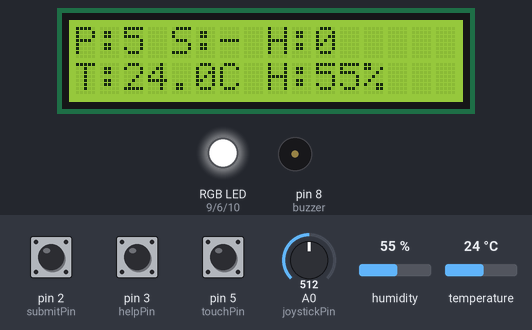
Simulated run of this sketch. Board: Arduino Uno, built with avr-gcc and run on an emulated ATmega328P. On the bench: 16×2 character LCD, an RGB LED mixed from three pins (HIGH = lit), buzzer (waves = sounding, pin HIGH). The inputs (shaded band) are chosen by the test bench; at power-on: pin 3 (helpPin) HIGH, pin 5 (touchPin) LOW, pin 2 (submitPin) HIGH, humidity 55 %, A0 (joystickPin) = 512, temperature 24 °C. What the sketch prints to the serial monitor is not drawn.

Above: at 3.3 s.
3.4 s: pin 3 (helpPin) pulled LOW for 0.15 s
At 4.7 s:
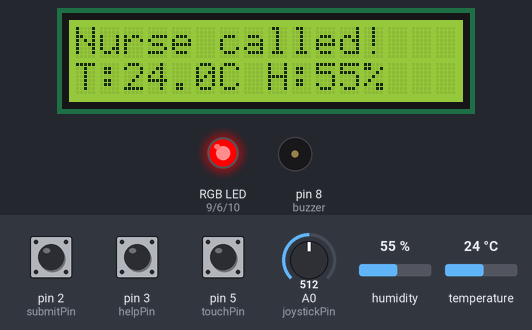
6.4 s: pin 5 (touchPin) pulled HIGH for 0.15 s
At 7.6 s:
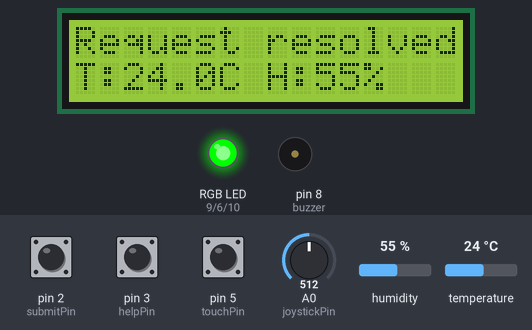
10.9 s: pin 2 (submitPin) pulled LOW for 0.15 s
At 11.3 s:
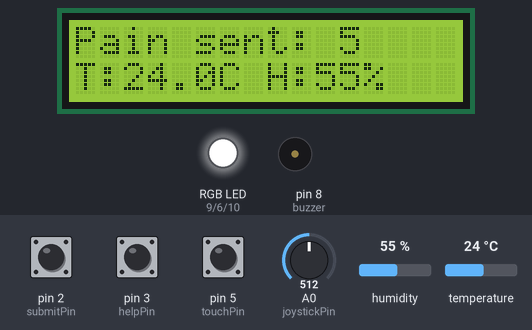
13.9 s: pin 3 (helpPin) pulled LOW for 1 s
At 16.1 s:
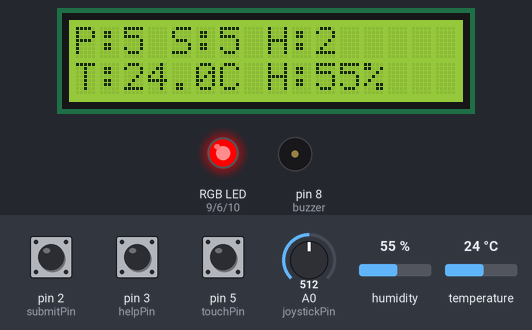
16.9 s: humidity set to 22 %
At 19.5 s:
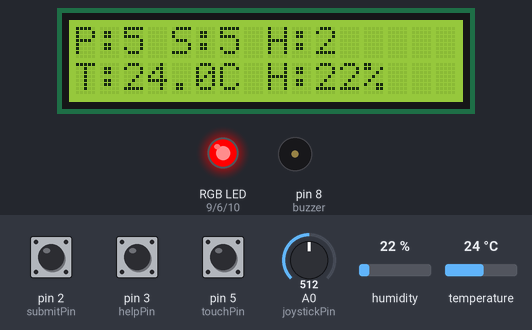
19.8 s: pin 2 (submitPin) pulled LOW for 1 s
At 20.8 s:
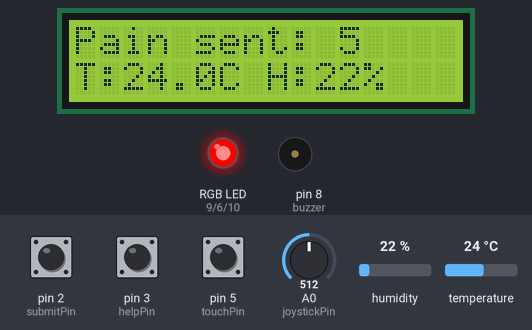
Timing chart, 0 to 22.8 s (numbered marks = the images above; inputs shaded):
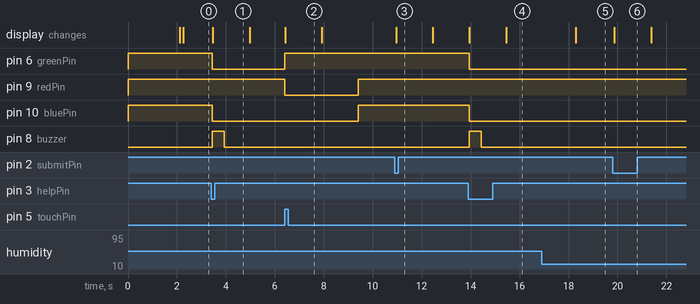

The sketch:

Carebridge_AI.ino
```cpp
#include <Wire.h>
#include <LiquidCrystal_I2C.h>
#include <DHT.h>

// ---------- Pins ----------
const int joystickPin = A0;
const int submitPin   = 2;
const int helpPin     = 3;
const int buzzer      = 8;
const int touchPin    = 5;

const int redPin   = 9;
const int greenPin = 6;
const int bluePin  = 10;

#define DHTPIN  4
#define DHTTYPE DHT11

// ---------- Devices ----------
LiquidCrystal_I2C lcd(0x27, 16, 2);   // use the address your scanner found
DHT dht(DHTPIN, DHTTYPE);

// ---------- Timing ----------
const unsigned long DHT_INTERVAL = 2000;
const unsigned long DEBOUNCE_MS  = 30;
const unsigned long MESSAGE_MS   = 1500;
const unsigned long BUZZER_MS    = 500;
const unsigned long GREEN_TIME   = 3000;

unsigned long lastDhtRead  = 0;
unsigned long messageUntil = 0;
unsigned long buzzerUntil  = 0;
unsigned long resolvedAt   = 0;

// ---------- Request state machine ----------
enum RequestState { IDLE, PENDING, RESOLVED };
RequestState reqState = IDLE;

// ---------- State ----------
float temperature = NAN;
float humidity    = NAN;
bool  sensorRead  = false;
int painLevel     = 0;
int lastPainLevel = -1;
int submittedPain = -1;          // -1 = none yet
int helpCount     = 0;
bool topDirty     = true;
bool bottomDirty  = true;
bool lastTouch    = LOW;
char message[17]  = "";

// ---------- Button helper (non-blocking debounce) ----------
struct Button {
  byte pin;
  bool lastReading;
  bool stableState;
  unsigned long lastChange;
};

Button submitBtn = {submitPin, HIGH, HIGH, 0};
Button helpBtn   = {helpPin,   HIGH, HIGH, 0};

bool wasPressed(Button &b) {
  bool reading = digitalRead(b.pin);
  bool pressed = false;

  if (reading != b.lastReading) {
    b.lastChange = millis();
    b.lastReading = reading;
  }

  if (millis() - b.lastChange > DEBOUNCE_MS && reading != b.stableState) {
    b.stableState = reading;
    if (b.stableState == LOW) pressed = true;
  }
  return pressed;
}

// ---------- RGB LED ----------
// Assumes a common-cathode LED (HIGH = on). See notes below for common-anode.
void setColor(bool red, bool green, bool blue) {
  digitalWrite(redPin,   red   ? HIGH : LOW);
  digitalWrite(greenPin, green ? HIGH : LOW);
  digitalWrite(bluePin,  blue  ? HIGH : LOW);
}

// ---------- LCD helpers ----------
void printRow(byte row, const char* text) {
  lcd.setCursor(0, row);
  byte len = strlen(text);
  for (byte i = 0; i < 16; i++) {
    lcd.print(i < len ? text[i] : ' ');
  }
}

void showMessage(const char* text) {
  snprintf(message, sizeof(message), "%s", text);
  messageUntil = millis() + MESSAGE_MS;
  topDirty = true;
}

// Row 0: pain info (or a temporary message)
void showTopRow() {
  char line[17];
  if (millis() < messageUntil) {
    snprintf(line, sizeof(line), "%s", message);
  } else if (submittedPain < 0) {
    snprintf(line, sizeof(line), "P:%d S:- H:%d", painLevel, helpCount);
  } else {
    snprintf(line, sizeof(line), "P:%d S:%d H:%d", painLevel, submittedPain, helpCount);
  }
  printRow(0, line);
}

// Row 1: sensor data
void showBottomRow() {
  char line[17];
  if (!sensorRead) {
    strcpy(line, "Reading...");
  } else if (isnan(temperature) || isnan(humidity)) {
    strcpy(line, "Sensor Error!");
  } else {
    char t[8];
    dtostrf(temperature, 1, 1, t);
    snprintf(line, sizeof(line), "T:%sC H:%d%%", t, (int)(humidity + 0.5));
  }
  printRow(1, line);
}

// ---------- Serial helper ----------
const char* stateName() {
  switch (reqState) {
    case IDLE:     return "IDLE";
    case PENDING:  return "PENDING";
    default:       return "RESOLVED";
  }
}

void printStatus() {
  Serial.print("STATUS | Pain (live): ");
  Serial.print(painLevel);

  Serial.print(" | Pain (submitted): ");
  if (submittedPain < 0) Serial.print("none");
  else Serial.print(submittedPain);

  Serial.print(" | Help requests: ");
  Serial.print(helpCount);

  Serial.print(" | Request: ");
  Serial.print(stateName());

  Serial.print(" | Temp: ");
  if (isnan(temperature)) Serial.print("ERR");
  else { Serial.print(temperature, 1); Serial.print(" C"); }

  Serial.print(" | Humidity: ");
  if (isnan(humidity)) Serial.println("ERR");
  else { Serial.print(humidity, 0); Serial.println(" %"); }
}

void setup() {
  Serial.begin(9600);

  pinMode(submitPin, INPUT_PULLUP);
  pinMode(helpPin, INPUT_PULLUP);
  pinMode(touchPin, INPUT);

  pinMode(buzzer, OUTPUT);
  digitalWrite(buzzer, LOW);

  pinMode(redPin, OUTPUT);
  pinMode(greenPin, OUTPUT);
  pinMode(bluePin, OUTPUT);
  setColor(true, true, true);       // start WHITE

  dht.begin();

  lcd.init();
  lcd.backlight();
  printRow(0, "CareBridge AI");
  printRow(1, "Starting...");
  Serial.println("CareBridge AI starting...");
  delay(2000);
  lcd.clear();

  // Draw both rows right away, before any sensor read
  painLevel = constrain(map(analogRead(joystickPin), 0, 1023, 0, 11), 0, 10);
  showTopRow();
  showBottomRow();
  topDirty = false;
  bottomDirty = false;
}

void loop() {
  unsigned long now = millis();

  // --- Joystick -> pain level (0-10) ---
  int joystickValue = analogRead(joystickPin);
  painLevel = constrain(map(joystickValue, 0, 1023, 0, 11), 0, 10);

  if (painLevel != lastPainLevel) {
    lastPainLevel = painLevel;
    topDirty = true;

    Serial.print("LEVEL:");
    Serial.print(painLevel);
    Serial.print("  (raw ");
    Serial.print(joystickValue);
    Serial.println(")");
  }

  // --- Submit pain level ---
  if (wasPressed(submitBtn)) {
    submittedPain = painLevel;
    Serial.print("PAIN:");
    Serial.println(submittedPain);
    char msg[17];
    snprintf(msg, sizeof(msg), "Pain sent: %d", submittedPain);
    showMessage(msg);
  }

  // --- Help button: only starts a new request when idle ---
  if (wasPressed(helpBtn) && reqState == IDLE) {
    reqState = PENDING;
    helpCount++;
    setColor(true, false, false);            // RED = help requested
    Serial.println("HELP_REQUEST");
    digitalWrite(buzzer, HIGH);
    buzzerUntil = now + BUZZER_MS;
    showMessage("Nurse called!");
  }

  // --- Nurse touches sensor: resolve the request ---
  bool touch = digitalRead(touchPin);
  if (touch == HIGH && lastTouch == LOW && reqState == PENDING) {
    reqState = RESOLVED;
    resolvedAt = now;
    setColor(false, true, false);            // GREEN = resolved
    Serial.println("REQUEST_RESOLVED");
    showMessage("Request resolved");
  }
  lastTouch = touch;

  // --- After 3 seconds, back to WHITE ---
  if (reqState == RESOLVED && now - resolvedAt >= GREEN_TIME) {
    reqState = IDLE;
    setColor(true, true, true);
    Serial.println("SYSTEM_READY");
  }

  // --- Turn buzzer off after 0.5 s ---
  if (buzzerUntil != 0 && now >= buzzerUntil) {
    digitalWrite(buzzer, LOW);
    buzzerUntil = 0;
  }

  // --- Read DHT11 every 2 seconds ---
  if (now - lastDhtRead >= DHT_INTERVAL) {
    lastDhtRead = now;
    temperature = dht.readTemperature();
    humidity    = dht.readHumidity();
    sensorRead  = true;

    if (isnan(temperature) || isnan(humidity)) {
      Serial.println("DHT11 read failed");
    } else {
      Serial.print("TEMP:");
      Serial.println(temperature, 1);
      Serial.print("HUMIDITY:");
      Serial.println(humidity, 0);
    }

    printStatus();
    bottomDirty = true;
    topDirty = true;
  }

  // --- Message expired -> back to pain info ---
  if (messageUntil != 0 && now >= messageUntil) {
    messageUntil = 0;
    topDirty = true;
  }

  // --- Redraw rows only when something changed ---
  if (topDirty) {
    showTopRow();
    topDirty = false;
  }
  if (bottomDirty) {
    showBottomRow();
    bottomDirty = false;
  }

  delay(10);
}
```

Measured:
- after the input at 3.4 s, pin 6 (greenPin), pin 10 (bluePin): HIGH → LOW at once; pin 8 (buzzer): LOW → HIGH at once, → LOW 0.50 s later; the display: changes after 0.06 s (image 1)
- after the input at 6.4 s, pin 6 (greenPin): LOW → HIGH at once; pin 9 (redPin): HIGH → LOW at once, → HIGH 3.0 s later; pin 10 (bluePin): LOW → HIGH after 3.0 s; the display: changes at once (image 2)
- after the input at 10.9 s, the display: changes after 0.06 s (image 3)
- after the input at 13.9 s, pin 6 (greenPin), pin 10 (bluePin): HIGH → LOW at once; pin 8 (buzzer): LOW → HIGH at once, → LOW 0.50 s later; the display: first changes after 0.05 s (image 4 shows a later state)
- after the input at 16.9 s, the display: changes after 1.4 s (image 5)
- after the input at 19.8 s, the display: changes after 0.06 s (image 6)
